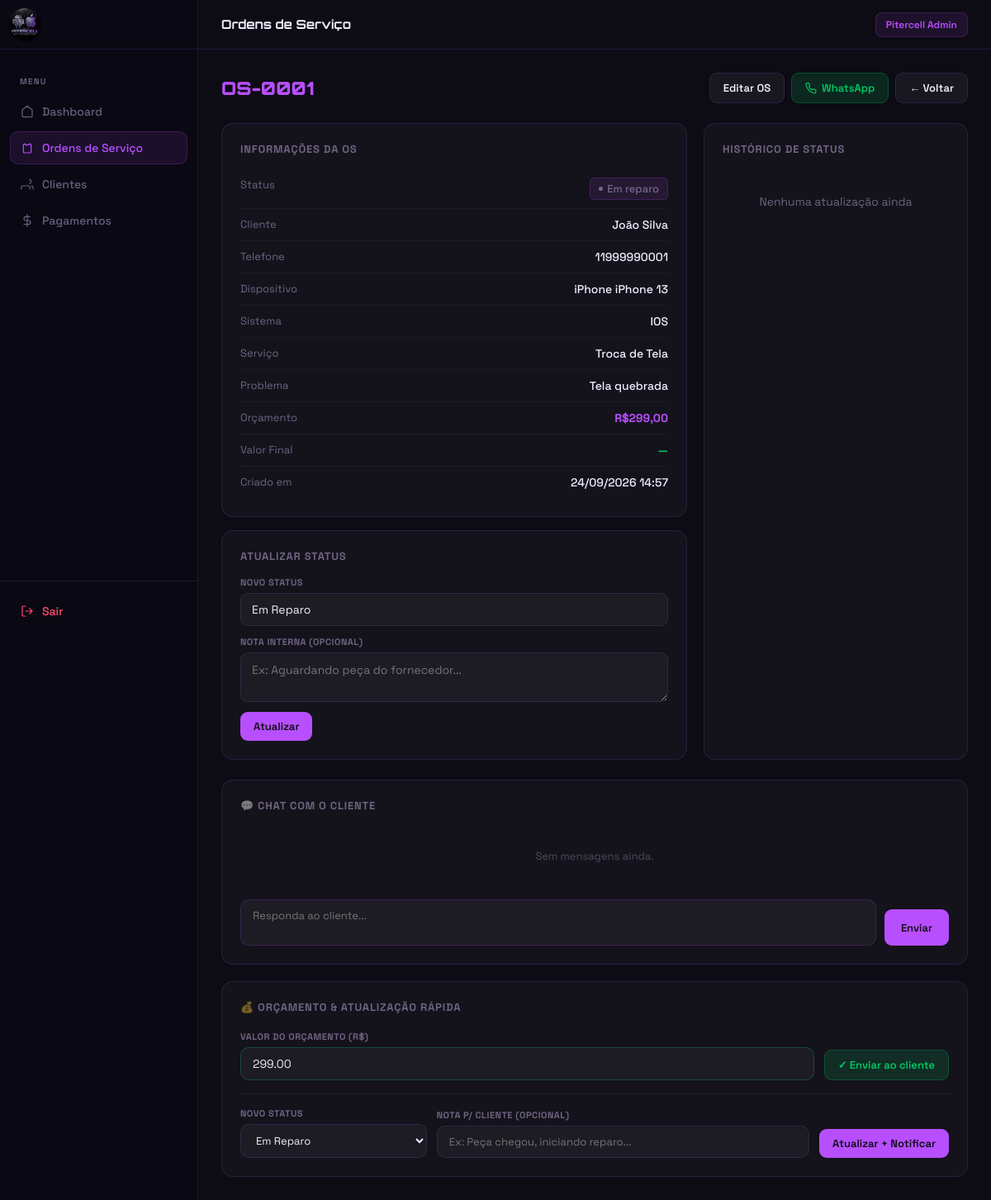
The app's page /pages/ordens.php?id=1 (signed in) with its own data.
### tables this page shows
CREATE TABLE IF NOT EXISTS ordens (
    id               INT AUTO_INCREMENT PRIMARY KEY,
    cliente_id       INT          NOT NULL,
    numero           VARCHAR(20)  NOT NULL UNIQUE,
    dispositivo_id   INT,                           
    modelo           VARCHAR(120),
    sistema          ENUM('android','ios','outro') DEFAULT 'android',
    problema         TEXT         NOT NULL,
    servico          VARCHAR(120),
    valor_orcamento  DECIMAL(10,2),
    valor_final      DECIMAL(10,2),
    status           ENUM('aguardando','em_analise','em_reparo','pronto','entregue','cancelado') DEFAULT 'aguardando',
    observacoes      TEXT,
    origem           ENUM('admin','cliente') DEFAULT 'admin',   
    criado_em        DATETIME DEFAULT CURRENT_TIMESTAMP,
    atualizado_em    DATETIME DEFAULT CURRENT_TIMESTAMP ON UPDATE CURRENT_TIMESTAMP,
    FOREIGN KEY (cliente_id)     REFERENCES clientes(id)           ON DELETE CASCADE,
    FOREIGN KEY (dispositivo_id) REFERENCES dispositivos_tipos(id) ON DELETE SET NULL
);

CREATE TABLE IF NOT EXISTS clientes (
    id        INT AUTO_INCREMENT PRIMARY KEY,
    nome      VARCHAR(120) NOT NULL,
    telefone  VARCHAR(20)  NOT NULL,
    email     VARCHAR(120),
    cpf       VARCHAR(14),
    criado_em DATETIME DEFAULT CURRENT_TIMESTAMP
);

### includes/config.php (called while the page is built, shortened)
<?php
function statusLabel(string $s): string {
    $map = [
        'aguardando'  => 'Aguardando',
        'em_analise'  => 'Em análise',
        'em_reparo'   => 'Em reparo',
        'pronto'      => 'Pronto p/ retirada',
        'entregue'    => 'Entregue',
        'cancelado'   => 'Cancelado',
    ];
    return $map[$s] ?? ucfirst($s);
}
function statusClass(string $s): string {
    return match($s) {
        'aguardando'  => 'status-wait',
        'em_analise'  => 'status-analysis',
        'em_reparo'   => 'status-repair',
        'pronto'      => 'status-ready',
        'entregue'    => 'status-done',
        'cancelado'   => 'status-cancel',
        default       => ''
    };
}

### pages/ordens.php (the view, shortened to what this page needs)
<?php
require_once '../includes/config.php';
require_once '../includes/layout.php';
$db = getDB();
$detalhe = null;
if (isset($_GET['id'])) {
    $stmt = $db->prepare("
        SELECT o.*, c.nome as cliente_nome, c.telefone, c.email,
               COALESCE(dt.nome,'') as dispositivo_nome
        FROM ordens o
        JOIN clientes c ON c.id = o.cliente_id
        LEFT JOIN dispositivos_tipos dt ON dt.id = o.dispositivo_id
        WHERE o.id=?
    ");
    $stmt->execute([intval($_GET['id'])]);
    $detalhe = $stmt->fetch();
    if ($detalhe) {
        $historico = $db->prepare("SELECT * FROM historico WHERE ordem_id=? ORDER BY criado_em DESC");
        $historico->execute([$detalhe['id']]);
        $historico = $historico->fetchAll();
        $db->prepare("UPDATE mensagens SET lida=1 WHERE ordem_id=? AND remetente='cliente'")
           ->execute([$detalhe['id']]);
        $stMsg = $db->prepare("SELECT * FROM mensagens WHERE ordem_id=? ORDER BY criado_em ASC");
        $stMsg->execute([$detalhe['id']]);
        $mensagens = $stMsg->fetchAll();
    }
}
$statusOpts = ['aguardando'=>'Aguardando','em_analise'=>'Em Análise','em_reparo'=>'Em Reparo','pronto'=>'Pronto','entregue'=>'Entregue','cancelado'=>'Cancelado'];
?>
<!DOCTYPE html>
<html lang="pt-BR">
<head>
  <link rel="stylesheet" href="../css/admin.css">
</head>
<body>
<div class="main">
  <div class="topbar">
    <span class="topbar-title">Ordens de Serviço</span>
    <div class="topbar-right"><span class="topbar-badge">Pitercell Admin</span>
    </div>
  </div>
  <div class="page">
  <?php if ($detalhe): ?>
    <div class="page-header">
      <h1><em><?= htmlspecialchars($detalhe['numero']) ?></em>
      </h1>
      <div style="display:flex;gap:8px">
        <a href="?editar=<?= $detalhe['id'] ?>" class="btn btn-ghost">Editar OS</a>
        <?php
          $dispStr = trim($detalhe['dispositivo_nome'] . ' ' . $detalhe['modelo']);
          $waMSG   = urlencode("*Pitercell — Atualização da sua OS*\n\nOlá {$detalhe['cliente_nome']}! 👋\n\nSua OS *{$detalhe['numero']}* ({$dispStr}) está com status: *" . statusLabel($detalhe['status']) . "*.\n\n" . ($detalhe['valor_orcamento'] ? "💰 Orçamento: R$" . number_format($detalhe['valor_orcamento'], 2, ',', '.') . ".\n" : "") . "Qualquer dúvida estamos à disposição!\n\n_Pitercell — Seu celular novo de novo_ 🔧");
        ?>
        <a href="https://wa.me/<?= preg_replace('/\D/', '', $detalhe['telefone']) ?>?text=<?= $waMSG ?>" target="_blank" class="btn btn-green">
          WhatsApp
        </a>
        <a href="ordens.php" class="btn btn-ghost">← Voltar</a>
      </div>
    </div>
    <div class="detail-grid">
      <div>
        <div class="detail-card" style="margin-bottom:16px">
          <h3>Informações da OS</h3>
          <div class="detail-row"><span>Status</span><span><span class="status-badge <?= statusClass($detalhe['status']) ?>"><?= statusLabel($detalhe['status']) ?></span></span></div>
          <div class="detail-row"><span>Cliente</span><span><?= htmlspecialchars($detalhe['cliente_nome']) ?></span></div>
          <div class="detail-row"><span>Telefone</span><span><?= htmlspecialchars($detalhe['telefone']) ?></span></div>
          <div class="detail-row"><span>Dispositivo</span><span><?= htmlspecialchars(trim($detalhe['dispositivo_nome'] . ' ' . $detalhe['modelo'])) ?></span></div>
          <div class="detail-row"><span>Sistema</span><span><?= strtoupper($detalhe['sistema']) ?></span></div>
          <div class="detail-row"><span>Serviço</span><span><?= htmlspecialchars($detalhe['servico'] ?? '—') ?></span></div>
          <div class="detail-row"><span>Problema</span><span><?= htmlspecialchars($detalhe['problema']) ?></span></div>
          <div class="detail-row"><span>Orçamento</span><span style="color:#b84fff;font-weight:700"><?= $detalhe['valor_orcamento'] ? 'R$' . number_format($detalhe['valor_orcamento'], 2, ',', '.') : '—' ?></span></div>
          <div class="detail-row"><span>Valor Final</span><span style="color:#00c864;font-weight:700"><?= $detalhe['valor_final'] ? 'R$' . number_format($detalhe['valor_final'], 2, ',', '.') : '—' ?></span></div>
          <div class="detail-row"><span>Criado em</span><span><?= date('d/m/Y H:i', strtotime($detalhe['criado_em'])) ?></span></div>
        </div>
        <div class="detail-card">
          <h3>Atualizar Status</h3>
          <form method="POST" style="display:flex;flex-direction:column;gap:12px;margin-top:4px">
            <div class="form-group">
              <label>Novo status</label>
              <select name="status_novo">
                <?php foreach ($statusOpts as $v => $l): ?>
                  <option value="<?= $v ?>" <?= $detalhe['status'] === $v ? 'selected' : '' ?>><?= $l ?></option>
                <?php endforeach; ?>
              </select>
            </div>
            <div class="form-group">
              <label>Nota interna (opcional)</label>
              <textarea name="nota" placeholder="Ex: Aguardando peça do fornecedor..." style="min-height:60px"></textarea>
            </div>
            <button type="submit" class="btn btn-primary" style="align-self:flex-start">Atualizar</button>
          </form>
        </div>
      </div>
      <div class="detail-card">
        <h3>Histórico de Status</h3>
        <?php if (empty($historico)): ?>
          <div class="empty-state" style="padding:30px 0"><p>Nenhuma atualização ainda</p></div>
        <?php endif; ?>
      </div>
    </div>
    <div id="chat" style="display:flex;flex-direction:column;gap:20px;margin-top:24px">
      <div class="detail-card">
        <div style="display:flex;align-items:center;justify-content:space-between;margin-bottom:16px">
          <h3 style="margin:0">💬 Chat com o cliente</h3>
        </div>
        <div id="admin-chat-msgs"
             style="display:flex;flex-direction:column;gap:10px;max-height:380px;overflow-y:auto;padding:4px;margin-bottom:16px">
          <?php if (!$mensagens): ?>
            <p style="text-align:center;color:rgba(220,200,255,0.3);font-size:13px;padding:24px 0">Sem mensagens ainda.</p>
          <?php else: foreach ($mensagens as $m):
            $eAdmin = $m['remetente'] === 'admin'; ?>
            <div style="display:flex;flex-direction:column;align-items:<?= $eAdmin ? 'flex-end' : 'flex-start' ?>">
              <div style="max-width:75%;background:<?= $eAdmin ? 'rgba(184,79,255,0.15)' : 'rgba(255,255,255,0.05)' ?>;border:1px solid <?= $eAdmin ? 'rgba(184,79,255,0.25)' : 'rgba(255,255,255,0.08)' ?>;border-radius:<?= $eAdmin ? '14px 14px 2px 14px' : '14px 14px 14px 2px' ?>;padding:10px 14px;font-size:13px;color:#f0eeff;line-height:1.5">
                <?= nl2br(htmlspecialchars($m['texto'], ENT_QUOTES, 'UTF-8')) ?>
              </div>
              <span style="font-size:11px;color:rgba(220,200,255,0.3);margin-top:3px">
                <?= $eAdmin ? '🔧 Você (admin)' : '👤 Cliente' ?> · <?= date('d/m H:i', strtotime($m['criado_em'])) ?>
              </span>
            </div>
          <?php endforeach; endif; ?>
        </div>
        <form method="POST" style="display:flex;gap:10px;align-items:flex-end">
          <textarea name="msg_admin" placeholder="Responda ao cliente..." rows="2"
            style="flex:1;background:rgba(255,255,255,0.04);border:1px solid rgba(184,79,255,0.2);border-radius:10px;padding:10px 14px;color:var(--text);font-size:13px;font-family:inherit;outline:none;resize:none;min-height:44px"></textarea>
          <button type="submit" class="btn btn-primary" style="height:44px;padding:0 20px;white-space:nowrap">Enviar</button>
        </form>
      </div>
      <div class="detail-card">
        <h3 style="margin-bottom:20px">💰 Orçamento & Atualização rápida</h3>
        <form method="POST" style="display:flex;gap:12px;align-items:flex-end;flex-wrap:wrap;padding-bottom:16px;border-bottom:1px solid rgba(255,255,255,0.06);margin-bottom:16px">
          <div style="flex:1;min-width:160px">
            <label style="display:block;font-size:11px;font-weight:700;letter-spacing:.5px;color:var(--muted);text-transform:uppercase;margin-bottom:6px">Valor do orçamento (R$)</label>
            <input type="number" name="valor_orcamento" step="0.01" min="0" placeholder="Ex: 299.00"
                   value="<?= $detalhe['valor_orcamento'] ? number_format($detalhe['valor_orcamento'], 2, '.', '') : '' ?>"
                   style="background:rgba(255,255,255,0.04);border:1px solid rgba(16,185,129,0.3);border-radius:10px;padding:10px 14px;color:var(--text);font-size:14px;font-family:inherit;outline:none;width:100%"/>
          </div>
          <button type="submit" class="btn btn-green">✓ Enviar ao cliente</button>
        </form>
        <form method="POST" style="display:flex;gap:12px;align-items:flex-end;flex-wrap:wrap">
          <div style="flex:1;min-width:160px">
            <label style="display:block;font-size:11px;font-weight:700;letter-spacing:.5px;color:var(--muted);text-transform:uppercase;margin-bottom:6px">Novo status</label>
            <select name="novo_status" style="background:rgba(255,255,255,0.04);border:1px solid var(--border);border-radius:10px;padding:10px 14px;color:var(--text);font-size:13px;font-family:inherit;outline:none;width:100%">
              <?php foreach ($statusOpts as $v => $l): ?>
                <option value="<?= $v ?>" <?= $detalhe['status'] === $v ? 'selected' : '' ?>><?= $l ?></option>
              <?php endforeach; ?>
            </select>
          </div>
          <div style="flex:2;min-width:200px">
            <label style="display:block;font-size:11px;font-weight:700;letter-spacing:.5px;color:var(--muted);text-transform:uppercase;margin-bottom:6px">Nota p/ cliente (opcional)</label>
            <input type="text" name="nota_status" placeholder="Ex: Peça chegou, iniciando reparo..."
                   style="background:rgba(255,255,255,0.04);border:1px solid var(--border);border-radius:10px;padding:10px 14px;color:var(--text);font-size:13px;font-family:inherit;outline:none;width:100%"/>
          </div>
          <button type="submit" class="btn btn-primary">Atualizar + Notificar</button>
        </form>
      </div>
    </div>
  <?php endif; ?>
  </div>
</div>
</body>
</html>

### css/admin.css (style rules this page uses)
*, *::before, *::after { box-sizing: border-box; margin: 0; padding: 0; }
:root { --bg: #0d0b14; --bg2: #110e1c; --sidebar: #0a0812; --border: rgba(160,100,255,0.15); --accent: #b84fff; --accent2: #7c3aed; --text: #f0eeff; --muted: rgba(220,200,255,0.45); --card: rgba(255,255,255,0.03); --green: #00c864; --yellow: #f5a623; --red: #ff4d6d; --blue: #3b82f6; }
body { background: var(--bg); font-family: 'Space Grotesk', sans-serif; color: var(--text); justify-content: center; min-height: 100vh; display: flex; }
.main { margin-left: 240px; flex: 1; display: flex; flex-direction: column; min-height: 100vh; transition: margin-left 0.3s cubic-bezier(0.4, 0, 0.2, 1); }
.topbar { height: 60px; background: var(--bg); border-bottom: 1px solid var(--border); display: flex; align-items: center; justify-content: space-between; padding: 0 28px; position: sticky; top: 0; z-index: 40; }
.topbar-title { font-family: 'Orbitron', sans-serif; font-size: 15px; font-weight: 700; }
.topbar-right { display: flex; align-items: center; gap: 12px; }
.topbar-badge { background: rgba(184,79,255,0.1); border: 1px solid rgba(184,79,255,0.2); border-radius: 8px; padding: 6px 12px; font-size: 12px; font-weight: 600; color: var(--accent); }
.page { padding: 28px; }
.page-header { display: flex; align-items: center; justify-content: space-between; margin-bottom: 24px; }
.page-header h1 { font-family: 'Orbitron', sans-serif; font-size: 22px; font-weight: 900; }
.page-header h1 em { font-style: normal; color: var(--accent); }
.status-badge { display: inline-flex; align-items: center; gap: 5px; padding: 4px 10px; border-radius: 6px; font-size: 11px; font-weight: 700; white-space: nowrap; }
.status-badge::before { content: ''; width: 5px; height: 5px; border-radius: 50%; background: currentColor; }
.status-repair { color: var(--accent); background: rgba(184,79,255,0.1); border: 1px solid rgba(184,79,255,0.2); }
.btn { display: inline-flex; align-items: center; gap: 6px; padding: 9px 16px; border-radius: 9px; font-size: 13px; font-weight: 600; cursor: pointer; border: none; font-family: inherit; transition: all 0.2s; text-decoration: none; }
.btn svg { width: 14px; height: 14px; stroke: currentColor; fill: none; }
.btn-primary { background: var(--accent); color: #0d0b14; }
.btn-ghost { background: rgba(255,255,255,0.05); color: var(--text); border: 1px solid var(--border); }
.btn-green { background: rgba(0,200,100,0.15); color: var(--green); border: 1px solid rgba(0,200,100,0.25); }
.form-group { display: flex; flex-direction: column; gap: 6px; }
.form-group label { font-size: 11px; font-weight: 700; color: var(--muted); text-transform: uppercase; letter-spacing: 0.5px; }
.form-group input, .form-group select, .form-group textarea { background: rgba(255,255,255,0.04); border: 1px solid var(--border); border-radius: 9px; padding: 11px 13px; color: var(--text); font-family: inherit; font-size: 14px; outline: none; transition: border-color 0.2s; }
.form-group select { appearance: none; cursor: pointer; }
.form-group select option { background: #130f1f; }
.form-group textarea { resize: vertical; min-height: 80px; }
.empty-state { text-align: center; padding: 60px 20px; color: var(--muted); }
.empty-state p { font-size: 14px; }
.detail-grid { display: grid; grid-template-columns: 1fr 320px; gap: 20px; }
.detail-card { background: var(--card); border: 1px solid var(--border); border-radius: 14px; padding: 22px; }
.detail-card h3 { font-size: 13px; font-weight: 700; color: var(--muted); text-transform: uppercase; letter-spacing: 0.8px; margin-bottom: 16px; }
.detail-row { display: flex; justify-content: space-between; align-items: flex-start; padding: 10px 0; border-bottom: 1px solid rgba(255,255,255,0.04); font-size: 14px; gap: 12px; }
.detail-row:last-child { border-bottom: none; }
.detail-row span:first-child { color: var(--muted); font-size: 13px; flex-shrink: 0; }
.detail-row span:last-child { font-weight: 500; text-align: right; }

### records on screen
ordens: numero "OS-0001", status "Em reparo", cliente.nome "João Silva", cliente.telefone "11999990001", sistema "IOS", servico "Troca de Tela", problema "Tela quebrada", valor_orcamento "299,00", criado_em "24/09/2026 14:57", status_novo "Em Reparo", valor_orcamento "299.00", novo_status "Em Reparo"

### other values on screen
$label "Dashboard"
$label "Ordens de Serviço"
$label "Clientes"
$label "Pagamentos"
$detalhe['dispositivo_nome'] . ' ' . $detalhe['modelo'] "iPhone iPhone 13"
